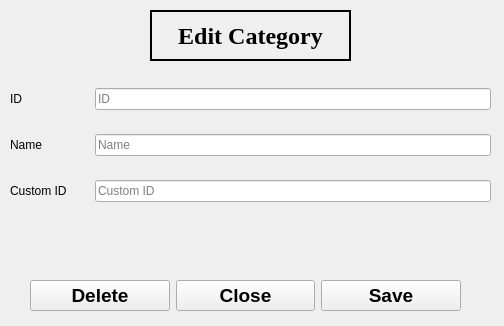
<?xml version="1.0" encoding="UTF-8"?>
<ui version="4.0">
 <class>CatEdit</class>
 <widget class="QWidget" name="CatEdit">
  <property name="geometry">
   <rect>
    <x>0</x>
    <y>0</y>
    <width>504</width>
    <height>326</height>
   </rect>
  </property>
  <property name="windowTitle">
   <string>Mex LMS - Category Edit</string>
  </property>
  <property name="windowIcon">
   <iconset resource="resources.qrc">
    <normaloff>:/img/img/logo.png</normaloff>:/img/img/logo.png</iconset>
  </property>
  <property name="styleSheet">
   <string notr="true"/>
  </property>
  <widget class="QLabel" name="label_6">
   <property name="geometry">
    <rect>
     <x>150</x>
     <y>10</y>
     <width>201</width>
     <height>51</height>
    </rect>
   </property>
   <property name="font">
    <font>
     <family>Times New Roman</family>
     <pointsize>18</pointsize>
     <weight>75</weight>
     <bold>true</bold>
    </font>
   </property>
   <property name="frameShape">
    <enum>QFrame::WinPanel</enum>
   </property>
   <property name="frameShadow">
    <enum>QFrame::Plain</enum>
   </property>
   <property name="lineWidth">
    <number>1</number>
   </property>
   <property name="midLineWidth">
    <number>0</number>
   </property>
   <property name="text">
    <string>Edit Category</string>
   </property>
   <property name="alignment">
    <set>Qt::AlignCenter</set>
   </property>
   <property name="wordWrap">
    <bool>true</bool>
   </property>
  </widget>
  <widget class="QWidget" name="layoutWidget">
   <property name="geometry">
    <rect>
     <x>30</x>
     <y>230</y>
     <width>431</width>
     <height>81</height>
    </rect>
   </property>
   <layout class="QVBoxLayout" name="verticalLayout" stretch="0,0">
    <item>
     <widget class="QLabel" name="cat_edit_error">
      <property name="font">
       <font>
        <pointsize>14</pointsize>
       </font>
      </property>
      <property name="text">
       <string/>
      </property>
      <property name="alignment">
       <set>Qt::AlignCenter</set>
      </property>
      <property name="wordWrap">
       <bool>true</bool>
      </property>
     </widget>
    </item>
    <item>
     <layout class="QHBoxLayout" name="horizontalLayout">
      <item>
       <widget class="QPushButton" name="cat_delete_btn">
        <property name="font">
         <font>
          <pointsize>14</pointsize>
          <weight>75</weight>
          <bold>true</bold>
         </font>
        </property>
        <property name="text">
         <string>Delete</string>
        </property>
        <property name="checkable">
         <bool>false</bool>
        </property>
        <property name="autoDefault">
         <bool>true</bool>
        </property>
       </widget>
      </item>
      <item>
       <widget class="QPushButton" name="cat_edit_cancel_btn">
        <property name="font">
         <font>
          <pointsize>14</pointsize>
          <weight>75</weight>
          <bold>true</bold>
         </font>
        </property>
        <property name="text">
         <string>Close</string>
        </property>
        <property name="autoDefault">
         <bool>true</bool>
        </property>
       </widget>
      </item>
      <item>
       <widget class="QPushButton" name="cat_edit_btn">
        <property name="font">
         <font>
          <pointsize>14</pointsize>
          <weight>75</weight>
          <bold>true</bold>
         </font>
        </property>
        <property name="text">
         <string>Save</string>
        </property>
        <property name="autoDefault">
         <bool>true</bool>
        </property>
        <property name="flat">
         <bool>false</bool>
        </property>
       </widget>
      </item>
     </layout>
    </item>
   </layout>
  </widget>
  <widget class="QWidget" name="layoutWidget">
   <property name="geometry">
    <rect>
     <x>10</x>
     <y>70</y>
     <width>481</width>
     <height>151</height>
    </rect>
   </property>
   <layout class="QVBoxLayout" name="verticalLayout_3">
    <item>
     <layout class="QHBoxLayout" name="horizontalLayout_6" stretch="1,5">
      <item>
       <widget class="QLabel" name="label">
        <property name="frameShape">
         <enum>QFrame::NoFrame</enum>
        </property>
        <property name="frameShadow">
         <enum>QFrame::Plain</enum>
        </property>
        <property name="text">
         <string>ID</string>
        </property>
       </widget>
      </item>
      <item>
       <widget class="QLineEdit" name="cat_edit_id">
        <property name="readOnly">
         <bool>true</bool>
        </property>
        <property name="placeholderText">
         <string>ID</string>
        </property>
       </widget>
      </item>
     </layout>
    </item>
    <item>
     <layout class="QHBoxLayout" name="horizontalLayout_5" stretch="1,5">
      <item>
       <widget class="QLabel" name="label_2">
        <property name="frameShape">
         <enum>QFrame::NoFrame</enum>
        </property>
        <property name="frameShadow">
         <enum>QFrame::Plain</enum>
        </property>
        <property name="text">
         <string>Name</string>
        </property>
       </widget>
      </item>
      <item>
       <widget class="QLineEdit" name="cat_edit_name">
        <property name="placeholderText">
         <string>Name</string>
        </property>
       </widget>
      </item>
     </layout>
    </item>
    <item>
     <layout class="QHBoxLayout" name="horizontalLayout_4" stretch="1,5">
      <item>
       <widget class="QLabel" name="label_3">
        <property name="frameShape">
         <enum>QFrame::NoFrame</enum>
        </property>
        <property name="frameShadow">
         <enum>QFrame::Plain</enum>
        </property>
        <property name="text">
         <string>Custom ID</string>
        </property>
       </widget>
      </item>
      <item>
       <widget class="QLineEdit" name="cat_edit_custom_id">
        <property name="inputMethodHints">
         <set>Qt::ImhNone</set>
        </property>
        <property name="placeholderText">
         <string>Custom ID</string>
        </property>
       </widget>
      </item>
     </layout>
    </item>
   </layout>
  </widget>
 </widget>
 <resources>
  <include location="resources.qrc"/>
 </resources>
 <connections/>
</ui>
